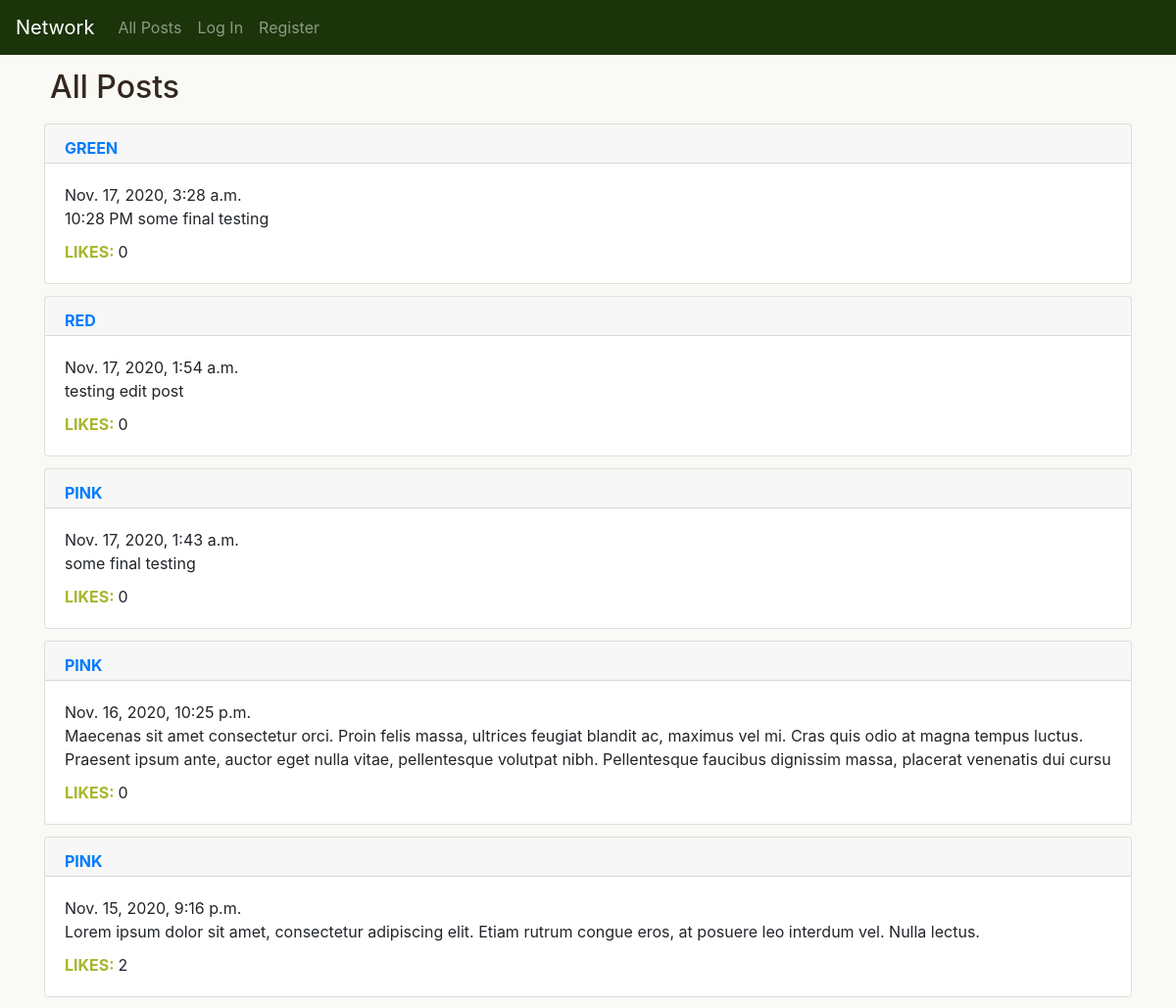
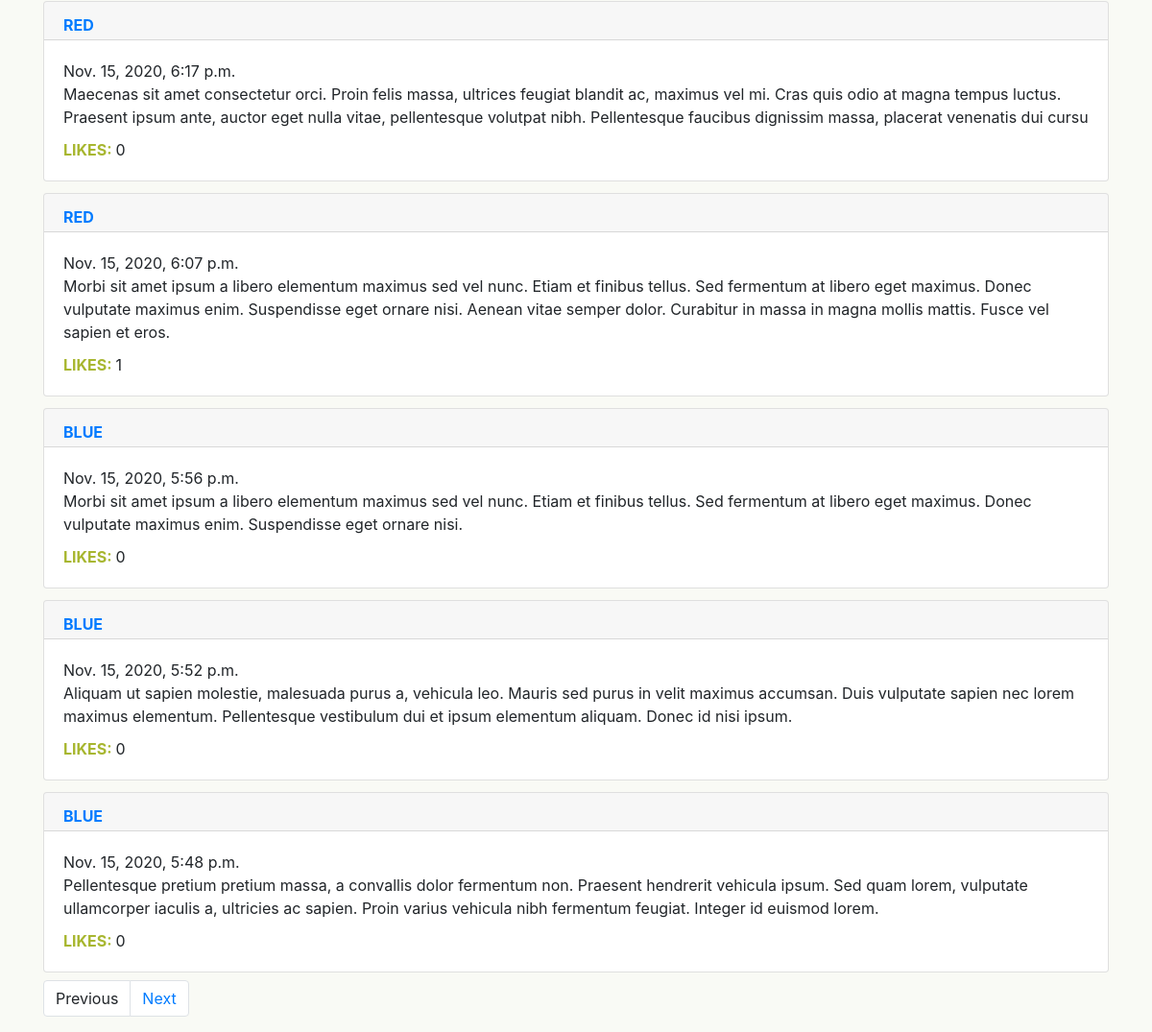
The page / on the database its author committed (2 pictures, top to bottom).
### network/models.py (models this page shows, shortened)
class Post(models.Model):
    author = models.ForeignKey("User", on_delete=models.CASCADE, related_name="posts_by_author")
    content = models.CharField(max_length=280)
    timestamp = models.DateTimeField(auto_now_add=True)
    like_count = models.PositiveIntegerField(default=0)

class User(AbstractUser):
    pass

### network/views.py (the view)
# urls.py: path('', views.index, name='index'),
def index(request):
    full_feed = Post.objects.all().order_by('-timestamp')
    p = Paginator(full_feed, 10)
    if (request.GET.get('page') == None):
        page_number = 1
    else:
        page_number = request.GET.get('page')
    page_obj = p.page(page_number)
    post_feed = p.page(page_number).object_list
    return render(request, "network/index.html", {
        "post_feed": post_feed,
        "page_title": "All Posts",
        "data_attr_posts": "all",
        "page_obj": page_obj
    })

### network/templates/network/index.html (shortened to what this page needs)
{% extends "network/layout.html" %}
{% load static %}
{% block page_title %}
    <div class='container'>
        <h2>{{ page_title|title }}</h2>
    </div>
{% endblock %}
{% block body %}
    <div class="post_list" data-posts='{{ data_attr_posts }}'>
    {% for post in post_feed %}
        <div class="post" id={{ post.id }}>
            <div class="card">
                <div class="card-header">
                    <span class="name">
                        <a class="name-link" href="{% url 'profile' post.author.id %}">{{ post.author }}</a>
                    </span>
                </div>
                <div class="card-body">
                  <span class="date">{{ post.timestamp }}</span>
                  <div class='text' data-postid={{ post.id }}>{{ post.content }}</div>
                  <div class="likes" data-postid={{ post.id }}><span class='name'>likes: </span>{{ post.like_count }}</div>
                </div>
            </div>
        </div>
    {% empty %}
        <div class="error_msg">No posts found. Please try later.</div>
    {% endfor %}
    {% if post_feed %}
    <div class="pagination">
        <nav aria-label="pagination" id="next_prev">
            <ul class="pagination">
                {% if page_obj.has_previous %}
                    <li class="page-item"><a class="page-link" href="?page={{ page_obj.previous_page_number }}">Previous</a></li>
                {% else %}
                    <li class="page-item" disabled><a class="page-link">Previous</a></li>
                {% endif %}
                {% if page_obj.has_next %}
                    <li class="page-item"><a class="page-link" href="?page={{ page_obj.next_page_number }}">Next</a></li>
                {% else %}
                    <li class="page-item"><a class="page-link">Next</a></li>
                {% endif %}
            </ul>
        </nav>
    </div>
    {% endif %}
    </div>
{% endblock %}

### network/templates/network/layout.html (shortened to what this page needs)
{% load static %}
<!DOCTYPE html>
<html lang="en">
    <head>
        <link rel="stylesheet" href="https://stackpath.bootstrapcdn.com/bootstrap/4.4.1/css/bootstrap.min.css">
        <link href="{% static 'network/styles.css' %}" rel="stylesheet">
    </head>
    <body>
        <nav class="navbar navbar-expand-lg navbar-dark">
            <a class="navbar-brand" href="{% url 'index' %}">Network</a>
            <div>
              <ul class="navbar-nav mr-auto">
                <li class="nav-item">
                  <a class="nav-link" href="{% url 'index' %}">All Posts</a>
                </li>
                {% if user.is_authenticated %}
                    <li class="nav-item">
                        <a class="nav-link" href="{% url 'following' user.username %}">Following</a>
                    </li>
                    <li class="nav-item">
                        <a class="nav-link" href="{% url 'logout' %}">Log Out</a>
                    </li>
                {% else %}
                    <li class="nav-item">
                        <a class="nav-link" href="{% url 'login' %}">Log In</a>
                    </li>
                    <li class="nav-item">
                        <a class="nav-link" href="{% url 'register' %}">Register</a>
                    </li>
                {% endif %}
                </ul>
            </div>
        </nav>
        <div class="body">
            {% block page_title %}
            {% endblock %}
            </div>
            <div class='container'>
            {% block body %}
            {% endblock %}
            </div>
    </body>
</html>

### network/static/network/styles.css (style rules this page uses)
body { background-color: #f9faf5; }
h2 { color: #34271f; padding: 6px; margin-top: 8px; margin-bottom: 2px; }
.post { margin-top: 12px; }
.card-header { padding-bottom: 3px; float: right; color: #34271f; }
.name { font-weight:bold; color: #a7b62f; text-transform: uppercase; }
.card-body > .date { display: block; }
.card-body > .edit, .likes { padding-top: 10px; }
.navbar { background-color: #1B3409; }
#next_prev, #post_new, #submit_post { float: right; margin-top: 8px; }

### rows shown on the page
Post: author "GREEN", timestamp "Nov. 17, 2020, 3:28 a.m.", content "10:28 PM some final testing", like_count "0"
Post: author "RED", timestamp "Nov. 17, 2020, 1:54 a.m.", content "testing edit post", like_count "0"
Post: author "PINK", timestamp "Nov. 17, 2020, 1:43 a.m.", content "some final testing", like_count "0"
Post: author "PINK", timestamp "Nov. 16, 2020, 10:25 p.m.", content "Maecenas sit amet consectetur orci. Proin felis massa, ultrices feugiat blandit ac, maximus vel mi. Cras quis odio at magna tempus luctus. Praesent ipsum ante, auctor eget nulla vitae, pellentesque volutpat nibh. Pellentesque faucibus dignissim massa, placerat venenatis dui cursu", like_count "0"
Post: author "PINK", timestamp "Nov. 15, 2020, 9:16 p.m.", content "Lorem ipsum dolor sit amet, consectetur adipiscing elit. Etiam rutrum congue eros, at posuere leo interdum vel. Nulla lectus.", like_count "2"
Post: author "RED", timestamp "Nov. 15, 2020, 6:17 p.m.", content "Maecenas sit amet consectetur orci. Proin felis massa, ultrices feugiat blandit ac, maximus vel mi. Cras quis odio at magna tempus luctus. Praesent ipsum ante, auctor eget nulla vitae, pellentesque volutpat nibh. Pellentesque faucibus dignissim massa, placerat venenatis dui cursu", like_count "0"
Post: author "RED", timestamp "Nov. 15, 2020, 6:07 p.m.", content "Morbi sit amet ipsum a libero elementum maximus sed vel nunc. Etiam et finibus tellus. Sed fermentum at libero eget maximus. Donec vulputate maximus enim. Suspendisse eget ornare nisi. Aenean vitae semper dolor. Curabitur in massa in magna mollis mattis. Fusce vel sapien et eros.", like_count "1"
Post: author "BLUE", timestamp "Nov. 15, 2020, 5:56 p.m.", content "Morbi sit amet ipsum a libero elementum maximus sed vel nunc. Etiam et finibus tellus. Sed fermentum at libero eget maximus. Donec vulputate maximus enim. Suspendisse eget ornare nisi.", like_count "0"
Post: author "BLUE", timestamp "Nov. 15, 2020, 5:52 p.m.", content "Aliquam ut sapien molestie, malesuada purus a, vehicula leo. Mauris sed purus in velit maximus accumsan. Duis vulputate sapien nec lorem maximus elementum. Pellentesque vestibulum dui et ipsum elementum aliquam. Donec id nisi ipsum.", like_count "0"
Post: author "BLUE", timestamp "Nov. 15, 2020, 5:48 p.m.", content "Pellentesque pretium pretium massa, a convallis dolor fermentum non. Praesent hendrerit vehicula ipsum. Sed quam lorem, vulputate ullamcorper iaculis a, ultricies ac sapien. Proin varius vehicula nibh fermentum feugiat. Integer id euismod lorem.", like_count "0"

### other values the page prints
{{ page_title|title }} "All Posts"
